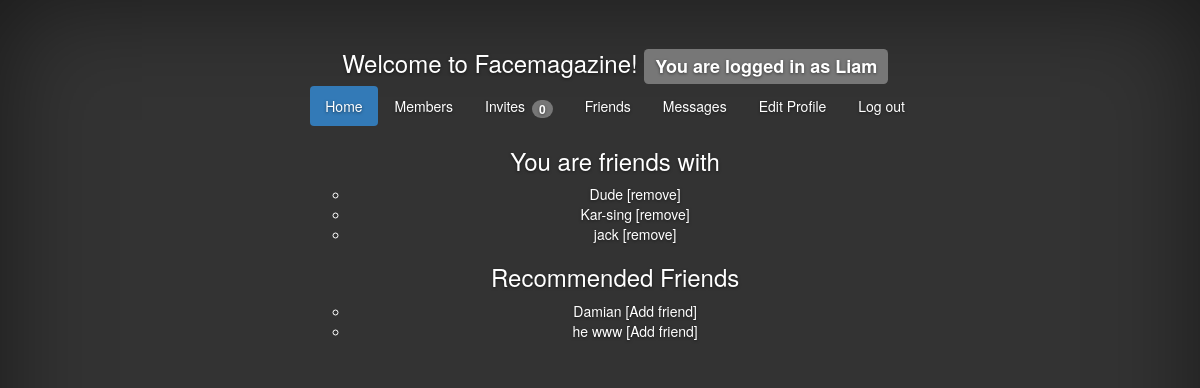
Page /social/friends/ (signed in) on the earlier database version.
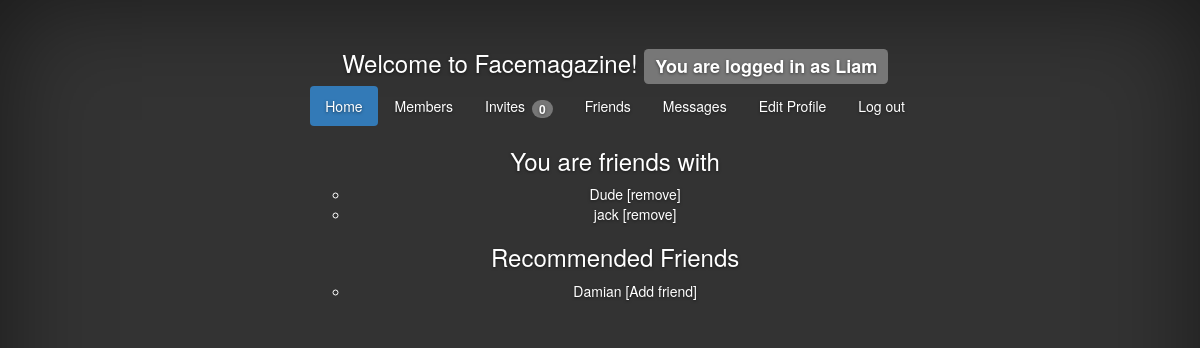
Same page on the later database version.
### social/models.py (models this page shows, shortened)
class Member(models.Model):
    username = models.CharField(max_length=16, primary_key=True)
    password = models.CharField(max_length=16)
    profile = models.OneToOneField(Profile, null=True)
    following = models.ManyToManyField("self", symmetrical=True)

### social/views.py (the view)
    def test(request):
        if 'username' in request.session:
            return f(request)
        else:
            template = loader.get_template('social/not-logged-in.html')
            context = RequestContext(request, {})
            return HttpResponse(template.render(context))

### social/views.py (called while the page is built)
def loggedin(f):
    def test(request):
        if 'username' in request.session:
            return f(request)
        else:
            template = loader.get_template('social/not-logged-in.html')
            context = RequestContext(request, {})
            return HttpResponse(template.render(context))
    return test

### social/templates/social/friends.html
{% extends "social/base.html" %}
{% block content %}
<div class='main'>
{% if following %}
	<h3>You are friends with</h3>
	<ul>
	{% for member in following %}
		<li> <a href="/social/members/?view={{ member.username }}"> {{ member.username }} </a>
        [<a href="/social/friends/?unfriend={{ member.username }}">remove</a>]
	{% endfor %}
	</ul>
    	<h3>Recommended Friends</h3>
	<ul>
	{% for member in recommended %}
		<li> <a href="/social/members/?view={{ member.username }}"> {{ member.username }} </a>
        [<a href="/social/friends/?invite={{ member.username }}">Add friend</a>] </li>
	{% endfor %}
	</ul>
{% endif %}
<br>
</div>
{% endblock %}

Differences in the rows shown:
removed Member: username "Kar-sing", shown under "You are friends with"
no longer on this page (row unchanged): Member: username "he www", shown under "Recommended Friends"
